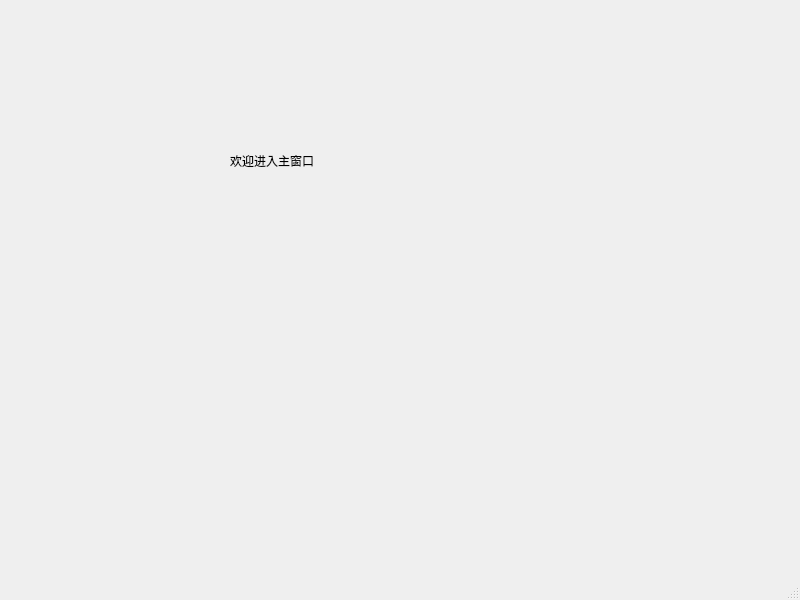
<?xml version="1.0" encoding="UTF-8"?>
<ui version="4.0">
 <class>MainWindow</class>
 <widget class="QMainWindow" name="MainWindow">
  <property name="geometry">
   <rect>
    <x>0</x>
    <y>0</y>
    <width>800</width>
    <height>600</height>
   </rect>
  </property>
  <property name="windowTitle">
   <string>MainWindow</string>
  </property>
  <widget class="QWidget" name="centralwidget">
   <widget class="QLabel" name="label">
    <property name="geometry">
     <rect>
      <x>230</x>
      <y>130</y>
      <width>211</width>
      <height>61</height>
     </rect>
    </property>
    <property name="text">
     <string>欢迎进入主窗口</string>
    </property>
   </widget>
  </widget>
  <widget class="QMenuBar" name="menubar">
   <property name="geometry">
    <rect>
     <x>0</x>
     <y>0</y>
     <width>800</width>
     <height>37</height>
    </rect>
   </property>
  </widget>
  <widget class="QStatusBar" name="statusbar"/>
 </widget>
 <resources/>
 <connections/>
</ui>
